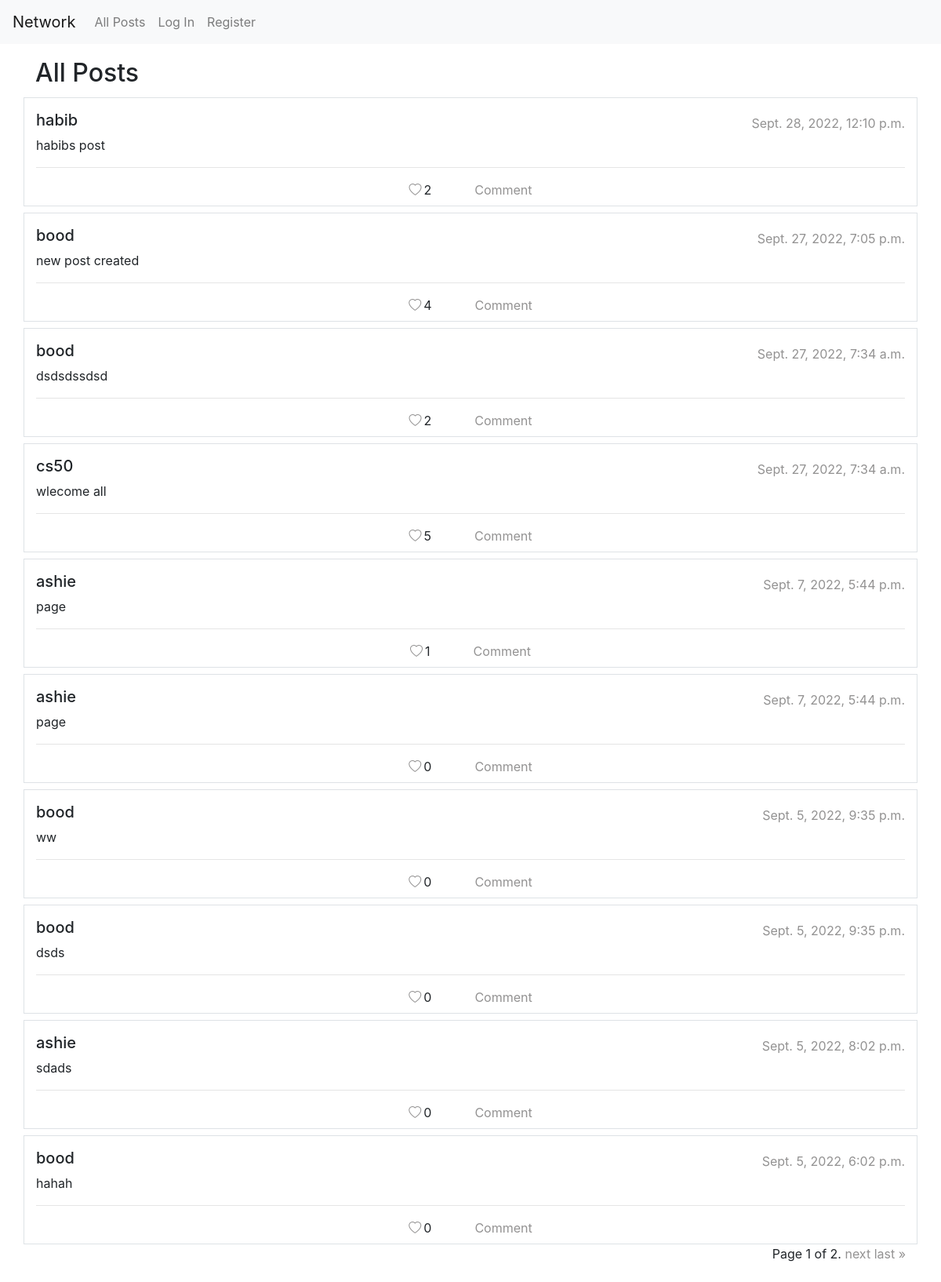
The app's page /, older data.
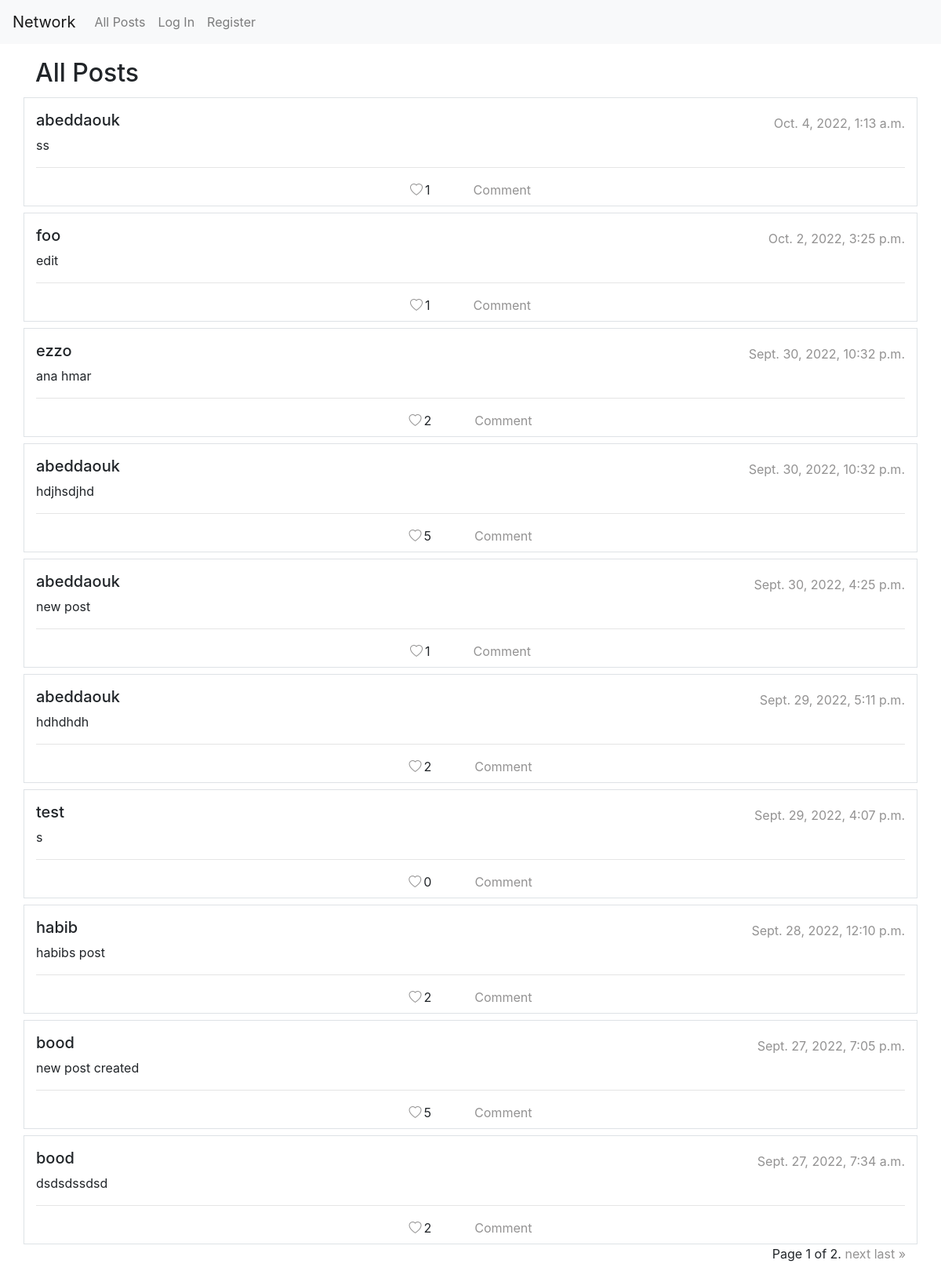
The same page, newer data.
### network/models.py (models this page shows, shortened)
class Posts(models.Model):
    user = models.ForeignKey(User, on_delete=models.CASCADE, null=True)
    text = models.CharField(max_length=1000)
    datetime = models.DateTimeField(default=datetime.now())
    likes = models.IntegerField(default=0)

class User(AbstractUser):
    backgroundColor = models.TextField(default="#cb444a")
    bio = models.TextField(default="No Bio")
    image = models.ImageField(null=True, default="profile.png", upload_to="media/")

### network/views.py (the view, shortened to what this page needs)
# urls.py: path("", views.index, name="index"),
def index(request):
    posts = Posts.objects.all().order_by("datetime")[::-1]
    paginator = Paginator(posts, 10)
    page_number = request.GET.get('page')
    page_obj = paginator.get_page(page_number)
    return render(request, "network/index.html", {'page_obj': page_obj})

### network/templates/network/index.html (shortened to what this page needs)
{% extends "network/layout.html" %}
{% block body %}
<div id="all-post-container">
    <div class="container">
        <div class="d-flex align-items-center" style="gap: 10px; font-size: 30px;">
            <span><strong class="h2">All Posts</strong></span>
        </div>
    </div>
    {% include "network/posts.html" %}
</div>
{% endblock %}

### network/templates/network/posts.html (shortened to what this page needs)
{% load static %}
{% for post in page_obj %}
<div class="container border mt-2" data-user="{{ post.user.id }}" data-id="{{ post.id }}">
    <div class="row pt-3">
        <div class="col">
            <div class="d-flex align-items-center justify-content-between">
                <div>
                    {% if user.is_authenticated %}
                    <a href="{% url 'profile' post.user_id %}">
                        <h5>{{ post.user }}</h5>
                    </a>
                    {% else %}
                    <a>
                        <h5>{{ post.user }}</h5>
                    </a>
                    {% endif %}
                </div>
                <div style="color: rgb(147, 146, 146);">
                    {{ post.datetime }}
                </div>
            </div>
            <p>{{ post.text }}</p>
            <hr />
            <div class="d-flex align-items-center justify-content-center mb-2">
                <span>
                    {% if not post.is_liked %}
                    <i id="heart-icon" data-action="like" class="bi bi-heart"></i>
                    {% else %}
                    <i id="heart-icon" data-action="unlike" class="bi bi-heart-fill text-danger"></i>
                    {% endif %}
                </span>
                <div style="padding-left: 3px;">{{post.postLiked.count}}</div>
                <a style="margin-left: 55px;" href="{% url 'postView' post.id %}">Comment</a>
            </div>
        </div>
    </div>
</div>
{% endfor %}
<div class="pagination container">
    <span class="step-links">
        <span class="current">
            Page {{ page_obj.number }} of {{ page_obj.paginator.num_pages }}.
        </span>
        {% if page_obj.has_next %}
        <a href="?page={{ page_obj.next_page_number }}">next</a>
        <a href="?page={{ page_obj.paginator.num_pages }}">last &raquo;</a>
        {% endif %}
    </span>
</div>

Row changes from the older to the newer data that the page shows:
no longer on this page (row unchanged): Posts: user "cs50", datetime "Sept. 27, 2022, 7:34 a.m.", text "wlecome all", postLiked.count "5"
no longer on this page (row unchanged): Posts: user "ashie", datetime "Sept. 7, 2022, 5:44 p.m.", text "page", postLiked.count "1"
no longer on this page (row unchanged): Posts: user "ashie", datetime "Sept. 7, 2022, 5:44 p.m.", text "page", postLiked.count "0"
no longer on this page (row unchanged): Posts: user "bood", datetime "Sept. 5, 2022, 9:35 p.m.", text "ww", postLiked.count "0"
no longer on this page (row unchanged): Posts: user "bood", datetime "Sept. 5, 2022, 9:35 p.m.", text "dsds", postLiked.count "0"
removed Posts: user "ashie", datetime "Sept. 5, 2022, 8:02 p.m.", text "sdads", postLiked.count "0"
no longer on this page (row unchanged): Posts: user "bood", datetime "Sept. 5, 2022, 6:02 p.m.", text "hahah", postLiked.count "0"
added Posts: user "abeddaouk", datetime "Oct. 4, 2022, 1:13 a.m.", text "ss", postLiked.count "1"
added Posts: user "foo", datetime "Oct. 2, 2022, 3:25 p.m.", text "edit", postLiked.count "1"
added Posts: user "ezzo", datetime "Sept. 30, 2022, 10:32 p.m.", text "ana hmar", postLiked.count "2"
added Posts: user "abeddaouk", datetime "Sept. 30, 2022, 10:32 p.m.", text "hdjhsdjhd", postLiked.count "5"
added Posts: user "abeddaouk", datetime "Sept. 30, 2022, 4:25 p.m.", text "new post", postLiked.count "1"
added Posts: user "abeddaouk", datetime "Sept. 29, 2022, 5:11 p.m.", text "hdhdhdh", postLiked.count "2"
added Posts: user "test", datetime "Sept. 29, 2022, 4:07 p.m.", text "s", postLiked.count "0"
computed for Posts "Sept. 27, 2022, 7:05 p.m.": postLiked.count "4" → "5"
